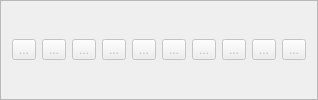
     <widget class="QFrame" name="frame">
      <property name="maximumSize">
       <size>
        <width>326</width>
        <height>16777215</height>
       </size>
      </property>
      <property name="frameShape">
       <enum>QFrame::StyledPanel</enum>
      </property>
      <property name="frameShadow">
       <enum>QFrame::Raised</enum>
      </property>
      <layout class="QHBoxLayout" name="horizontalLayout">
       <item>
        <widget class="QToolButton" name="buttonUndo">
         <property name="enabled">
          <bool>false</bool>
         </property>
         <property name="toolTip">
          <string>Undo</string>
         </property>
         <property name="text">
          <string>...</string>
         </property>
         <property name="icon">
          <iconset resource="../visivo.qrc">
           <normaloff>:/icons/OP_UNDO.bmp</normaloff>:/icons/OP_UNDO.bmp</iconset>
         </property>
        </widget>
       </item>
       <item>
        <widget class="QToolButton" name="buttonResetCameraAll">
         <property name="enabled">
          <bool>false</bool>
         </property>
         <property name="toolTip">
          <string>Reset camera to fit all</string>
         </property>
         <property name="text">
          <string>...</string>
         </property>
         <property name="icon">
          <iconset resource="../visivo.qrc">
           <normaloff>:/icons/ZOOM_ALL.bmp</normaloff>:/icons/ZOOM_ALL.bmp</iconset>
         </property>
        </widget>
       </item>
       <item>
        <widget class="QToolButton" name="buttonResetCameraObject">
         <property name="enabled">
          <bool>false</bool>
         </property>
         <property name="toolTip">
          <string>Reset camera to fit selected object</string>
         </property>
         <property name="text">
          <string>...</string>
         </property>
         <property name="icon">
          <iconset resource="../visivo.qrc">
           <normaloff>:/icons/ZOOM.bmp</normaloff>:/icons/ZOOM.bmp</iconset>
         </property>
        </widget>
       </item>
       <item>
        <widget class="QToolButton" name="buttonCreateDO">
         <property name="enabled">
          <bool>false</bool>
         </property>
         <property name="toolTip">
          <string>Create a visual object from the selected Data Object</string>
         </property>
         <property name="text">
          <string>...</string>
         </property>
         <property name="icon">
          <iconset resource="../visivo.qrc">
           <normaloff>:/icons/VBT_CLOUD.bmp</normaloff>:/icons/VBT_CLOUD.bmp</iconset>
         </property>
        </widget>
       </item>
       <item>
        <widget class="QToolButton" name="buttonFilter">
         <property name="enabled">
          <bool>false</bool>
         </property>
         <property name="text">
          <string>...</string>
         </property>
         <property name="icon">
          <iconset resource="../visivo.qrc">
           <normaloff>:/icons/filter.png</normaloff>:/icons/filter.png</iconset>
         </property>
        </widget>
       </item>
       <item>
        <widget class="QToolButton" name="buttonCreateGrid">
         <property name="enabled">
          <bool>false</bool>
         </property>
         <property name="toolTip">
          <string>Create a grid object from the selected Data Object</string>
         </property>
         <property name="text">
          <string>...</string>
         </property>
         <property name="icon">
          <iconset resource="../visivo.qrc">
           <normaloff>:/icons/VBT_Volume.bmp</normaloff>:/icons/VBT_Volume.bmp</iconset>
         </property>
        </widget>
       </item>
       <item>
        <widget class="QToolButton" name="buttonDefineVector">
         <property name="enabled">
          <bool>false</bool>
         </property>
         <property name="toolTip">
          <string>Define a vector in the Data Object</string>
         </property>
         <property name="text">
          <string>...</string>
         </property>
         <property name="icon">
          <iconset resource="../visivo.qrc">
           <normaloff>:/icons/OPAddVector.png</normaloff>:/icons/OPAddVector.png</iconset>
         </property>
        </widget>
       </item>
       <item>
        <widget class="QToolButton" name="buttonMathOp">
         <property name="enabled">
          <bool>false</bool>
         </property>
         <property name="toolTip">
          <string>Perform a mathematical operation on a Data Object</string>
         </property>
         <property name="text">
          <string>...</string>
         </property>
         <property name="icon">
          <iconset resource="../visivo.qrc">
           <normaloff>:/icons/OP_Parser.png</normaloff>:/icons/OP_Parser.png</iconset>
         </property>
        </widget>
       </item>
       <item>
        <widget class="QToolButton" name="buttonPlot">
         <property name="enabled">
          <bool>false</bool>
         </property>
         <property name="toolTip">
          <string>Create a plot from the Data Object</string>
         </property>
         <property name="text">
          <string>...</string>
         </property>
         <property name="icon">
          <iconset resource="../visivo.qrc">
           <normaloff>:/icons/OP_MakePlot.png</normaloff>:/icons/OP_MakePlot.png</iconset>
         </property>
        </widget>
       </item>
       <item>
        <widget class="QToolButton" name="buttonMergeDO">
         <property name="enabled">
          <bool>false</bool>
         </property>
         <property name="toolTip">
          <string>Merge two Data Objects to a new one</string>
         </property>
         <property name="text">
          <string>...</string>
         </property>
         <property name="icon">
          <iconset resource="../visivo.qrc">
           <normaloff>:/icons/OP_Merger.png</normaloff>:/icons/OP_Merger.png</iconset>
         </property>
        </widget>
       </item>
      </layout>
     </widget>
